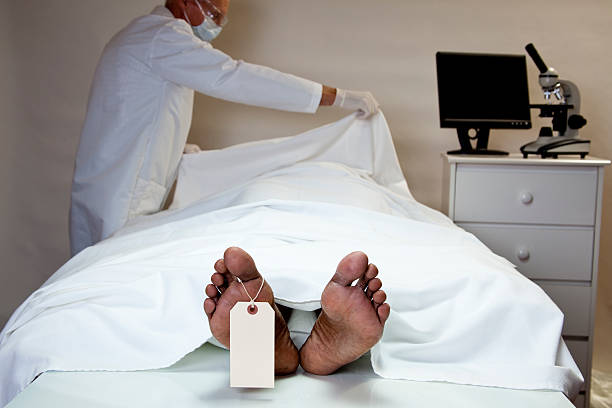
#> input picture backend/uploads/FT-C00B76B4.jpg, 612 x 408 px
$ python -i ai_generation_detector_v2.py   (imports and definitions only)   (older library calls are emulated)
#> lines starting #> are read from the running program, lines starting #| are printed output that depends on the picture; after the words box and inside, x2 and y2 are one past the last pixel; in counts of white or black regions, pixels touching at a corner belong together
#> further down, picture is the input picture: shape (408, 612, 3); mean B, G, R 160.6, 162.3, 166.4
"""
FakeTrace - AI Generation Detection v2.0
==========================================
IMPROVED detection for modern AI generators:
- Gemini, GPT-4o, DALL-E 3, Midjourney v6, Stable Diffusion XL

Key Improvements:
1. Infographic/Promotional image detection
2. Text artifact analysis (AI struggles with text)
3. Unnatural perfection detection
4. Color gradient smoothness (AI makes too-smooth gradients)
5. Digital art signature detection
6. Semantic consistency checks
7. Edge quality analysis for AI-typical clean edges

IMPORTANT: Modern AI detection is VERY difficult.
Results are probabilistic indicators, not proof.
"""

import cv2
import numpy as np
from typing import Dict, List, Tuple, Optional
from dataclasses import dataclass, asdict
from enum import Enum
import re


class AIDetectionStatus(Enum):
    """AI detection confidence levels - ADJUSTED for modern AI"""
    LIKELY_AI = "likely_ai"              # Score >= 55: Strong AI indicators
    POSSIBLY_AI = "possibly_ai"          # Score 40-54: Some AI indicators
    UNCERTAIN = "uncertain"              # Score 30-39: Cannot determine
    LIKELY_NATURAL = "likely_natural"    # Score < 30: Appears natural


@dataclass
class AICheckResult:
    """Result from a single AI detection algorithm"""
    name: str
    display_name: str
    score: float                    # 0-100 (higher = more likely AI)
    status: str                     # likely_ai/possibly_ai/uncertain/likely_natural
    finding: str                    # Human-readable finding
    details: Dict                   # Technical details

    @staticmethod
    def from_score(name: str, display_name: str, score: float,
                   details: Dict, finding_ai: str, finding_natural: str) -> 'AICheckResult':
        """Create result with automatic status classification"""

        # Adjusted thresholds for modern AI
        if score >= 55:
            status = AIDetectionStatus.LIKELY_AI.value
            finding = finding_ai
        elif score >= 40:
            status = AIDetectionStatus.POSSIBLY_AI.value
            finding = f"Some indicators: {finding_ai}"
        elif score >= 30:
            status = AIDetectionStatus.UNCERTAIN.value
            finding = "Cannot reliably determine AI vs natural origin"
        else:
            status = AIDetectionStatus.LIKELY_NATURAL.value
            finding = finding_natural

        return AICheckResult(
            name=name,
            display_name=display_name,
            score=round(score, 1),
            status=status,
            finding=finding,
            details=details
        )


class AIGenerationDetectorV2:
    """
    Enhanced AI Generation Detector v2.0

    Optimized for modern AI generators that produce very realistic images.
    Uses multiple detection strategies with adjusted sensitivity.
    """

    VERSION = "2.0"

    def __init__(self):
        print("  ✅ AI Generation Detector v2.0 initialized")
        print("     Optimized for: Gemini, DALL-E 3, Midjourney, Stable Diffusion")
        print("     Methods: 10 detection algorithms with adjusted sensitivity")

    def analyze(self, image: np.ndarray, file_path: str = None) -> Dict:
        """Analyze image for AI generation indicators."""

        result = {
            "version": self.VERSION,
            "status": "processing",
            "ai_checks": [],
            "summary": {
                "total_checks": 0,
                "likely_ai": 0,
                "possibly_ai": 0,
                "uncertain": 0,
                "likely_natural": 0
            },
            "ai_assessment": {
                "conclusion": "UNKNOWN",
                "confidence": 0.0,
                "interpretation": "",
                "indicators_found": [],
                "natural_signs": []
            },
            "errors": []
        }

        try:
            if image is None:
                result["errors"].append("Invalid image")
                return result

            h, w = image.shape[:2]
            gray = cv2.cvtColor(image, cv2.COLOR_BGR2GRAY)

            # Run all detection algorithms
            checks = [
                self._check_digital_art_signature(image, gray),
                self._check_gradient_perfection(image),
                self._check_color_palette(image),
                self._check_edge_unnaturalness(gray),
                self._check_texture_uniformity(image, gray),
                self._check_noise_pattern(gray),
                self._check_frequency_artifacts(gray),
                self._check_symmetry_patterns(gray),
                self._check_infographic_detection(image, gray),
                self._check_synthetic_lighting(image),
            ]

            result["ai_checks"] = [asdict(c) for c in checks]

            # Count results
            likely_ai = sum(1 for c in checks if c.status == AIDetectionStatus.LIKELY_AI.value)
            possibly_ai = sum(1 for c in checks if c.status == AIDetectionStatus.POSSIBLY_AI.value)
            uncertain = sum(1 for c in checks if c.status == AIDetectionStatus.UNCERTAIN.value)
            likely_natural = sum(1 for c in checks if c.status == AIDetectionStatus.LIKELY_NATURAL.value)

            result["summary"] = {
                "total_checks": len(checks),
                "likely_ai": likely_ai,
                "possibly_ai": possibly_ai,
                "uncertain": uncertain,
                "likely_natural": likely_natural
            }

            result["ai_assessment"] = self._generate_assessment(
                checks, likely_ai, possibly_ai, likely_natural
            )

            result["status"] = "completed"

        except Exception as e:
            result["errors"].append(str(e))
            result["status"] = "error"
            import traceback
            traceback.print_exc()

        return result

    def _check_digital_art_signature(self, image: np.ndarray, gray: np.ndarray) -> AICheckResult:
        """
        Detect digital art/infographic signatures.
        AI often creates content that looks like polished digital art.
        """
        try:
            h, w = image.shape[:2]

            # 1. Check for very clean, uniform color regions (typical in AI art)
            hsv = cv2.cvtColor(image, cv2.COLOR_BGR2HSV)
#> hsv: shape (408, 612, 3); mean H, S, V 63, 34.2, 172.5

            # Quantize colors to find dominant color patches
            colors_quantized = (image // 32) * 32
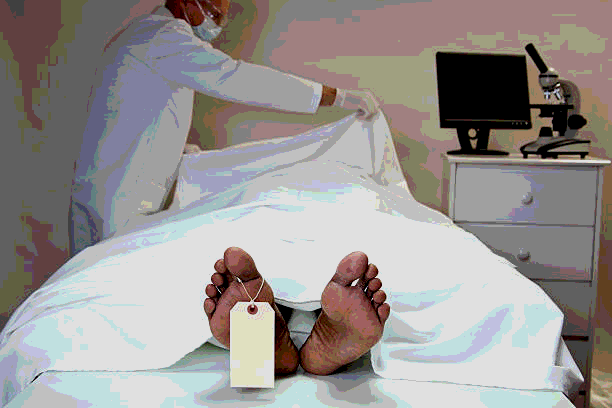
#> colors_quantized: shape (408, 612, 3); mean B, G, R 145.3, 147.4, 152.2
            unique_colors = len(np.unique(colors_quantized.reshape(-1, 3), axis=0))
#> unique_colors = 92
            color_simplicity = 1 - min(1, unique_colors / 500)
#> color_simplicity = 0.816

            # 2. Check for smooth gradients (AI loves gradients)
            gradient_x = cv2.Sobel(gray, cv2.CV_64F, 1, 0, ksize=3)
            gradient_y = cv2.Sobel(gray, cv2.CV_64F, 0, 1, ksize=3)
            gradient_mag = np.sqrt(gradient_x**2 + gradient_y**2)

            # Low gradient variance = smooth = possibly AI
            gradient_uniformity = 1 - min(1, np.std(gradient_mag) / 50)
#> gradient_uniformity = 0

            # 3. Check for neon/vibrant colors (common in AI promotional art)
            saturation = hsv[:, :, 1]
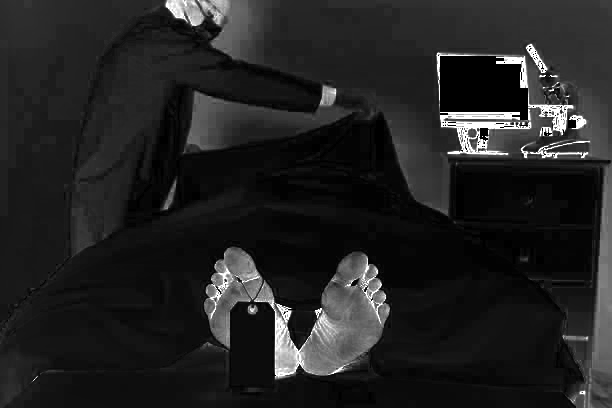
#> saturation: shape (408, 612); min 0, max 255, mean 34.2
            high_sat_ratio = np.sum(saturation > 200) / saturation.size
#> high_sat_ratio = 0.0177

            # 4. Check for clean shapes using edge detection
            edges = cv2.Canny(gray, 50, 150)
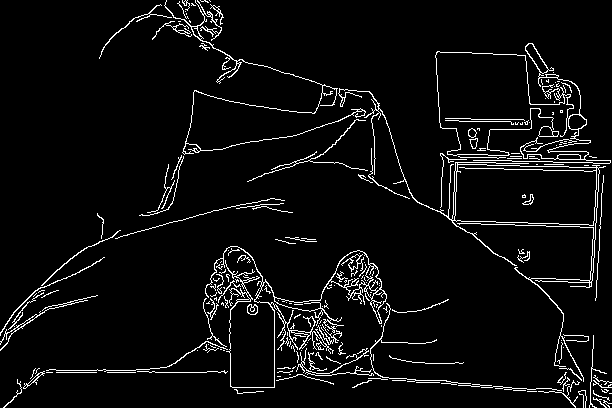
#> edges: shape (408, 612); 5.1% white in thin lines or dots
            edge_density = np.sum(edges > 0) / edges.size
#> edge_density = 0.0507

            # Low edge density with high saturation = likely digital art
            digital_art_score = 0

            if color_simplicity > 0.7:
                digital_art_score += 25
            elif color_simplicity > 0.5:
                digital_art_score += 15

            if gradient_uniformity > 0.8:
                digital_art_score += 25
            elif gradient_uniformity > 0.6:
                digital_art_score += 15

            if high_sat_ratio > 0.15:
                digital_art_score += 20
            elif high_sat_ratio > 0.08:
                digital_art_score += 10

            if edge_density < 0.05 and color_simplicity > 0.5:
                digital_art_score += 20

            score = min(100, digital_art_score)

            details = {
                "color_simplicity": round(float(color_simplicity), 3),
                "gradient_uniformity": round(float(gradient_uniformity), 3),
                "high_saturation_ratio": round(float(high_sat_ratio), 4),
                "edge_density": round(float(edge_density), 4)
            }
#> details = {'color_simplicity': 0.816, 'gradient_uniformity': 0, 'high_saturation_ratio': 0.0177, 'edge_density': 0.0507}

            return AICheckResult.from_score(
                name="digital_art_signature",
                display_name="Digital Art Signature",
                score=score,
                details=details,
                finding_ai="Image shows characteristics of AI-generated digital art (clean colors, smooth gradients)",
                finding_natural="Image texture appears natural/photographic"
            )

        except Exception as e:
            return AICheckResult(
                name="digital_art_signature",
                display_name="Digital Art Signature",
                score=50,
                status="uncertain",
                finding=f"Error: {str(e)}",
                details={"error": str(e)}
            )

    def _check_gradient_perfection(self, image: np.ndarray) -> AICheckResult:
        """
        Detect unnaturally perfect gradients.
        AI creates mathematically perfect gradients that don't exist in nature.
        """
        try:
            # Convert to LAB for better gradient analysis
            lab = cv2.cvtColor(image, cv2.COLOR_BGR2LAB)
#> lab: shape (408, 612, 3); mean of channels 0, 1, 2 169.1, 129.7, 129.8
            l_channel = lab[:, :, 0].astype(float)

            h, w = l_channel.shape

            # Analyze horizontal and vertical gradients
            h_diff = np.abs(np.diff(l_channel, axis=1))
            v_diff = np.abs(np.diff(l_channel, axis=0))
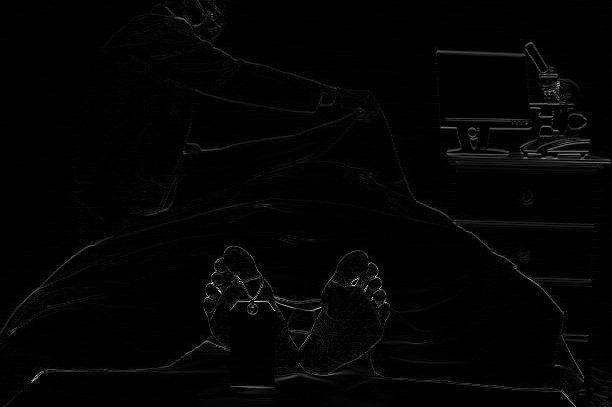
#> v_diff: shape (407, 612) float64; min 0, max 250, mean 3.6

            # Check for consistent gradient steps (AI signature)
            # Natural images have random variations, AI has uniform steps

            # Histogram of gradient values
            h_hist, _ = np.histogram(h_diff.ravel(), bins=50, range=(0, 50))
#> h_hist = 50 values, max 125220 at index 0, min 81 at index 47, mean 4936.7
            v_hist, _ = np.histogram(v_diff.ravel(), bins=50, range=(0, 50))
#> v_hist = 50 values, max 105943 at index 0, min 110 at index 46, mean 4927.1

            # Entropy of gradient histogram (low = uniform = AI)
            h_entropy = -np.sum((h_hist / h_hist.sum() + 1e-10) *
                                np.log2(h_hist / h_hist.sum() + 1e-10))
#> h_entropy = 2.51
            v_entropy = -np.sum((v_hist / v_hist.sum() + 1e-10) *
                                np.log2(v_hist / v_hist.sum() + 1e-10))
#> v_entropy = 2.83

            avg_entropy = (h_entropy + v_entropy) / 2
#> avg_entropy = 2.67

            # Check for large smooth regions
            smooth_mask = (h_diff < 2)
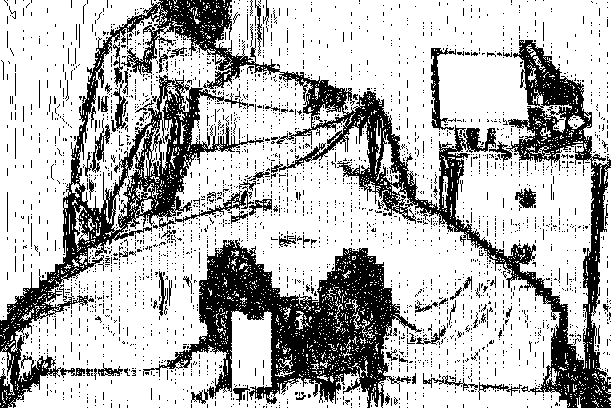
#> smooth_mask: shape (408, 611) bool; 72.2% white; 2888 black regions (2805 under 20 px), largest, box (x1, y1, x2, y2) and area: (0, 0, 611, 408) 37736, (143, 240, 422, 408) 17474, (431, 48, 456, 130) 621
            smooth_ratio = np.sum(smooth_mask) / smooth_mask.size
#> smooth_ratio = 0.722

            # Check for banding (step-like gradients)
            # AI sometimes creates visible bands in gradients
            gradient_std = np.std(h_diff[h_diff > 0]) if np.any(h_diff > 0) else 0
#> gradient_std = 14.33

            score = 0

            # Low entropy = uniform gradients = AI
            if avg_entropy < 3:
                score += 35
            elif avg_entropy < 4:
                score += 20

            # High smooth ratio = AI
            if smooth_ratio > 0.8:
                score += 30
            elif smooth_ratio > 0.6:
                score += 15

            # Low gradient std = uniform = AI
            if gradient_std < 2:
                score += 25
            elif gradient_std < 4:
                score += 10

            score = min(100, score)

            details = {
                "gradient_entropy": round(float(avg_entropy), 2),
                "smooth_ratio": round(float(smooth_ratio), 3),
                "gradient_std": round(float(gradient_std), 2)
            }
#> details = {'gradient_entropy': 2.67, 'smooth_ratio': 0.722, 'gradient_std': 14.33}

            return AICheckResult.from_score(
                name="gradient_perfection",
                display_name="Gradient Perfection Analysis",
                score=score,
                details=details,
                finding_ai="Gradients appear mathematically perfect (AI-typical)",
                finding_natural="Gradient patterns appear natural with expected variations"
            )

        except Exception as e:
            return AICheckResult(
                name="gradient_perfection",
                display_name="Gradient Perfection Analysis",
                score=50,
                status="uncertain",
                finding=f"Error: {str(e)}",
                details={"error": str(e)}
            )

    def _check_color_palette(self, image: np.ndarray) -> AICheckResult:
        """
        Analyze color palette for AI-typical patterns.
        AI generators often use specific pleasing color combinations.
        """
        try:
            hsv = cv2.cvtColor(image, cv2.COLOR_BGR2HSV)
            h, s, v = cv2.split(hsv)
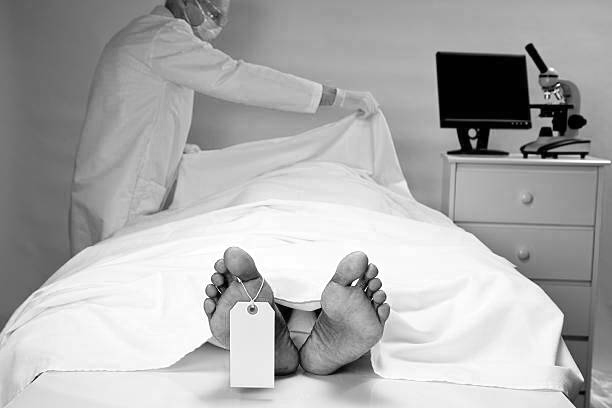
#> v: shape (408, 612); min 0, max 255, mean 172.5

            # 1. Hue distribution analysis
            h_hist, _ = np.histogram(h.ravel(), bins=180, range=(0, 180))
#> h_hist = 180 values, max 22406 at index 15, min 0 at index 61, mean 1387.2
            h_hist = h_hist / h_hist.sum()
#> h_hist = 180 values, max 0.0897 at index 15, min 0 at index 61, mean 0.00556

            # Find dominant hues
            peaks = []
            for i in range(1, len(h_hist) - 1):
                if h_hist[i] > h_hist[i-1] and h_hist[i] > h_hist[i+1] and h_hist[i] > 0.02:
                    peaks.append((i, h_hist[i]))
#> after the loop, peaks = [(6, 0.0299), (8, 0.0311), (11, 0.0396), (15, 0.0897), (96, 0.0382), (98, 0.0502), (101, 0.0261), (103, 0.0471), (109, 0.0233), (120, 0.0252)]

            # AI often uses limited, well-chosen color palette
            num_dominant_colors = len(peaks)
#> num_dominant_colors = 10

            # 2. Saturation distribution
            s_mean = np.mean(s)
#> s_mean = 34.23
            s_std = np.std(s)
#> s_std = 41.84

            # AI often has high, uniform saturation
            high_sat_uniform = s_mean > 100 and s_std < 50
#> high_sat_uniform = False

            # 3. Value (brightness) distribution
            v_mean = np.mean(v)
#> v_mean = 172.5
            v_std = np.std(v)
#> v_std = 59.9

            # 4. Color harmony check (AI uses complementary/triadic colors)
            if len(peaks) >= 2:
                hue_diffs = []
                for i in range(len(peaks)):
                    for j in range(i+1, len(peaks)):
                        diff = abs(peaks[i][0] - peaks[j][0])
                        if diff > 90:
                            diff = 180 - diff
                        hue_diffs.append(diff)
#> this loop made 10 passes
#> after the loop, hue_diffs = 45 values, max 90 at index 3, min 2 at index 0, mean 48.29

                # Check for complementary (60) or triadic (40) relationships
                harmonious = any(55 < d < 65 or 35 < d < 45 for d in hue_diffs)
#> harmonious = False
            else:
                harmonious = False

            # 5. Neon/Electric color detection
            neon_mask = (s > 200) & (v > 200)
#> neon_mask: shape (408, 612) bool; every value is 0
            neon_ratio = np.sum(neon_mask) / neon_mask.size
#> neon_ratio = 0

            score = 0

            # Limited color palette
            if num_dominant_colors <= 4 and num_dominant_colors > 0:
                score += 25

            # High uniform saturation
            if high_sat_uniform:
                score += 20

            # Color harmony (AI uses pleasing combinations)
            if harmonious:
                score += 20

            # Neon colors
            if neon_ratio > 0.1:
                score += 25
            elif neon_ratio > 0.05:
                score += 15

            score = min(100, score)

            details = {
                "dominant_colors": num_dominant_colors,
                "saturation_mean": round(float(s_mean), 1),
                "saturation_std": round(float(s_std), 1),
                "harmonious_palette": harmonious,
                "neon_ratio": round(float(neon_ratio), 4)
            }
#> details = {'dominant_colors': 10, 'saturation_mean': 34.2, 'saturation_std': 41.8, 'harmonious_palette': False, 'neon_ratio': 0}

            return AICheckResult.from_score(
                name="color_palette",
                display_name="Color Palette Analysis",
                score=score,
                details=details,
                finding_ai="Color palette shows AI-typical characteristics (limited, harmonious, vibrant)",
                finding_natural="Color distribution appears natural/photographic"
            )

        except Exception as e:
            return AICheckResult(
                name="color_palette",
                display_name="Color Palette Analysis",
                score=50,
                status="uncertain",
                finding=f"Error: {str(e)}",
                details={"error": str(e)}
            )

    def _check_edge_unnaturalness(self, gray: np.ndarray) -> AICheckResult:
        """
        Check for unnaturally clean edges.
        AI creates very clean, precise edges that don't exist in real photos.
        """
        try:
            # Multi-scale edge analysis
            edges_fine = cv2.Canny(gray, 100, 200)
#> edges_fine: shape (408, 612); 3.7% white in thin lines or dots
            edges_coarse = cv2.Canny(gray, 30, 80)
#> edges_coarse: shape (408, 612); 7.3% white in thin lines or dots

            # 1. Edge sharpness analysis
            laplacian = cv2.Laplacian(gray, cv2.CV_64F)
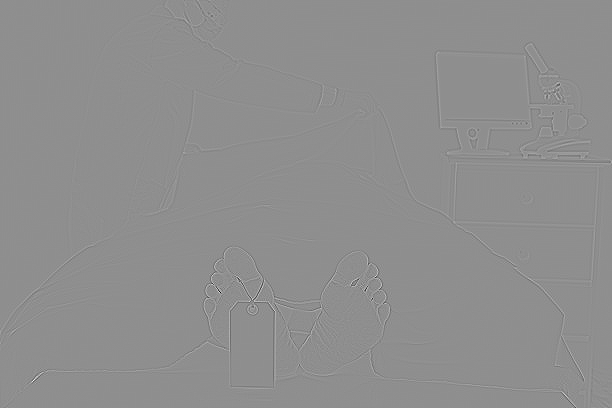
#> laplacian: shape (408, 612) float64; min -852, max 669, mean 0; drawn with min black and max white
            edge_sharpness = np.std(laplacian)
#> edge_sharpness = 22.31

            # 2. Edge continuity (AI has more continuous edges)
            kernel = np.ones((3, 3), np.uint8)
            edges_dilated = cv2.dilate(edges_fine, kernel, iterations=1)
#> edges_dilated: shape (408, 612); 11.3% white; 13 white regions, largest, box (x1, y1, x2, y2) and area: (370, 42, 612, 383) 10738, (25, 245, 578, 408) 10033, (141, 0, 367, 217) 3970
#> (the rest of the program and of its run is left out)
